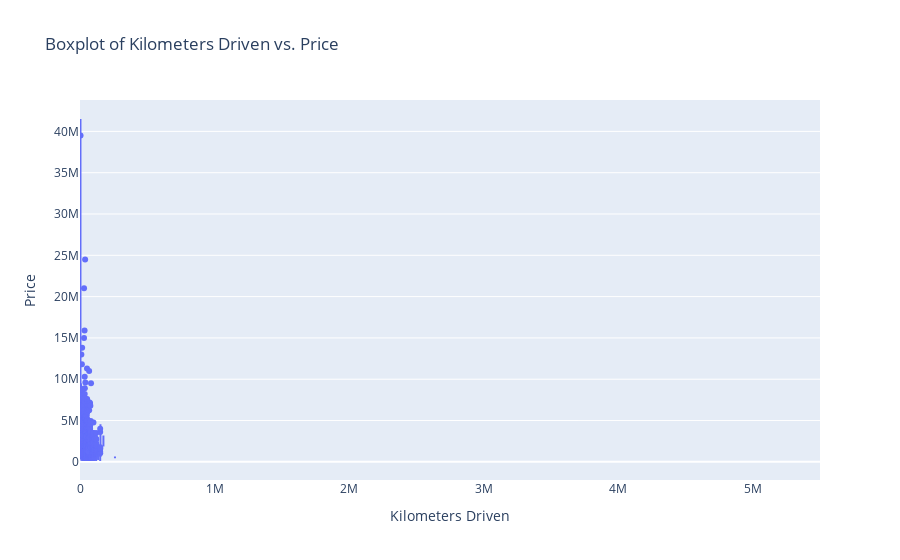

The code cell stored with this chart in its notebook:
### Code cell
# Boxplot for kms driven

fig = px.box(df_1, x='Kilometers_driven', y='Price', title='Boxplot of Kilometers Driven vs. Price')
fig.update_layout(xaxis_title='Kilometers Driven', yaxis_title='Price')
fig.show()

### Figure 1 — Plotly figure (JSON) as saved in the notebook; plotly's stock layout.template omitted (floating-point values rounded to 4 significant figures; data arrays with more than 128 entries replaced by an {"elided": "..."} marker saying what was removed)
{"data": [{"alignmentgroup": "True", "hovertemplate": "Kilometers_driven=%{x}<br>Price=%{y}<extra></extra>", "legendgroup": "", "marker": {"color": "#636efa"}, "name": "", "notched": false, "offsetgroup": "", "orientation": "v", "showlegend": false, "type": "box", "x": {"elided": "8229 int values"}, "x0": " ", "xaxis": "x", "y": {"elided": "8229 float values"}, "y0": " ", "yaxis": "y"}], "layout": {"boxmode": "group", "legend": {"tracegroupgap": 0}, "title": {"text": "Boxplot of Kilometers Driven vs. Price"}, "xaxis": {"anchor": "y", "domain": [0, 1], "title": {"text": "Kilometers Driven"}}, "yaxis": {"anchor": "x", "domain": [0, 1], "title": {"text": "Price"}}}}
